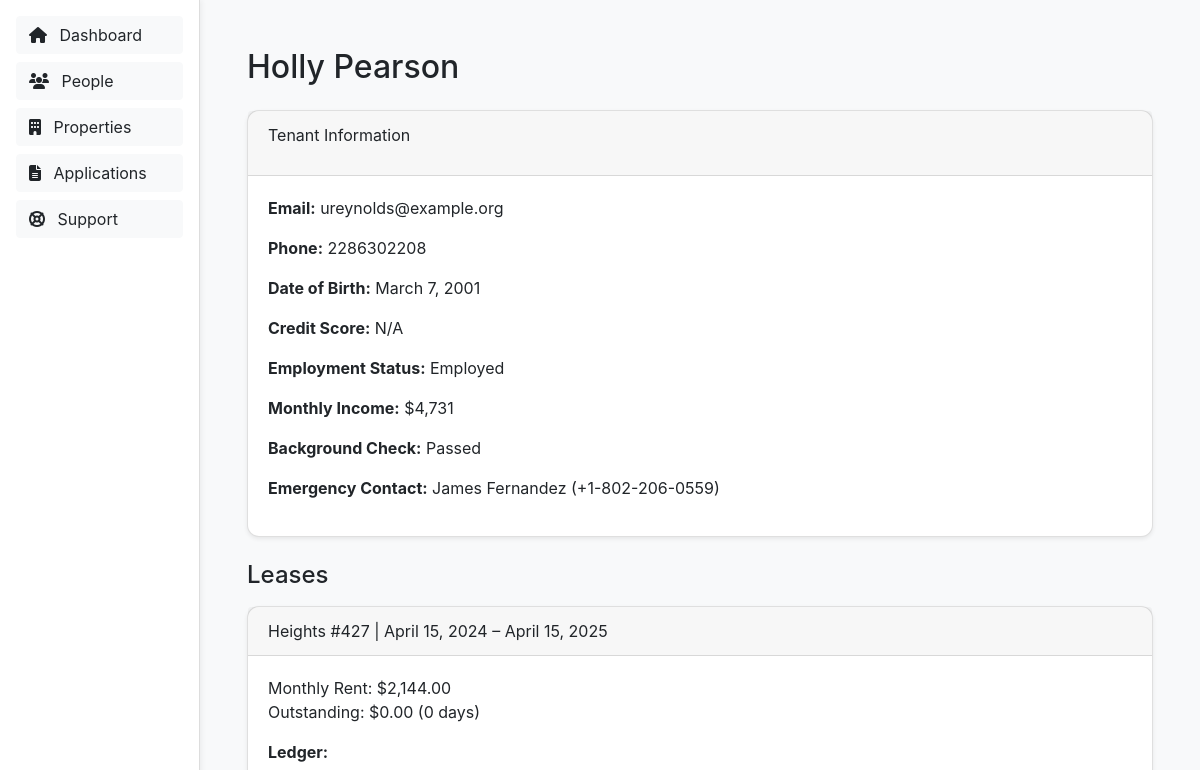
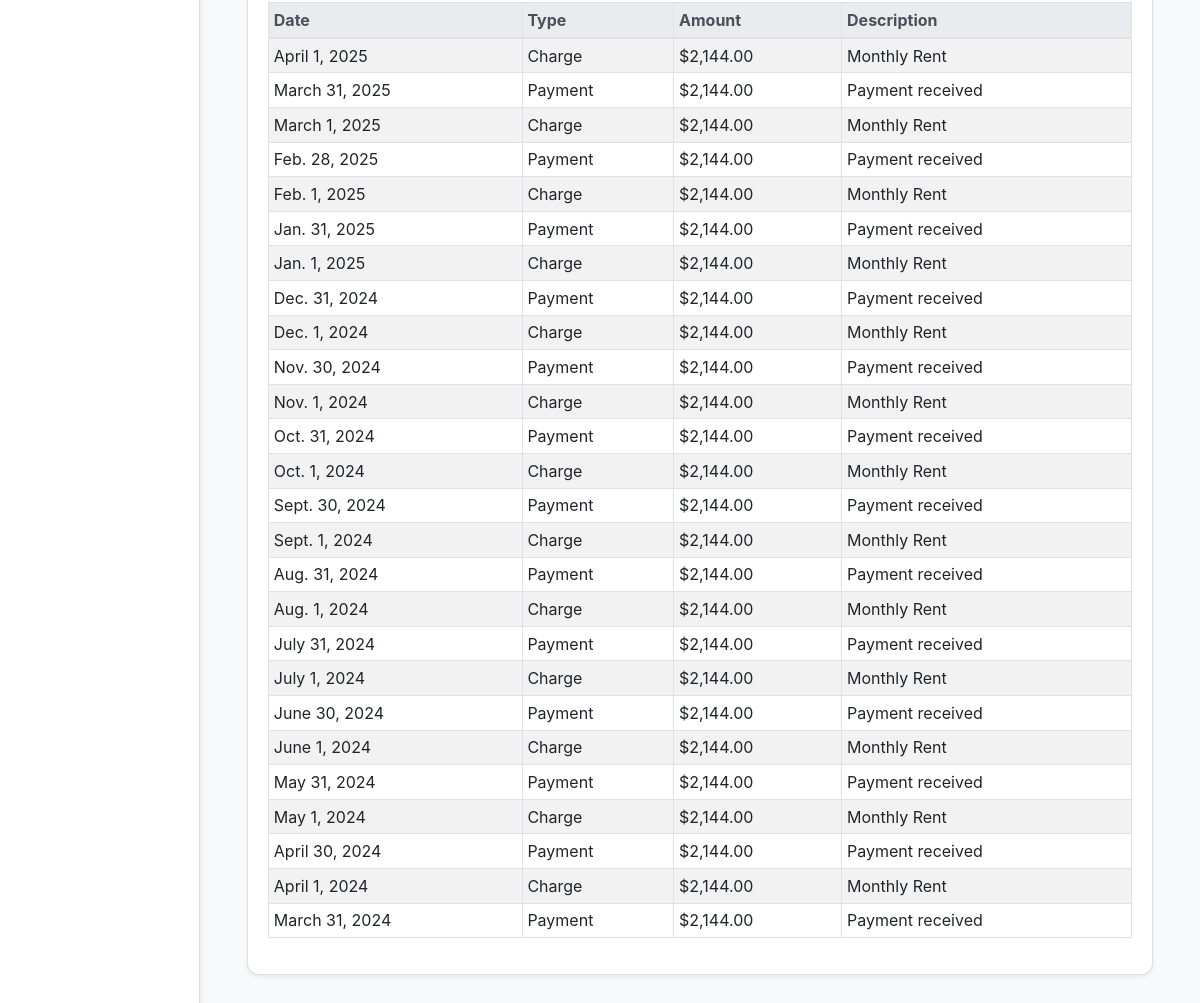
/people/8502/, run on the app's committed database (2 pictures, top to bottom).
### rentals/models.py (models this page shows, shortened)
class Tenant(models.Model):
    name = models.CharField(max_length=100)
    email = models.EmailField()
    phone = models.CharField(max_length=20, blank=True)
    date_of_birth = models.DateField(null=True, blank=True)
    credit_score = models.IntegerField(null=True, blank=True)
    employment_status = models.BooleanField(default=False)
    monthly_income = models.DecimalField(max_digits=10, decimal_places=2, null=True, blank=True)
    background_check_passed = models.BooleanField(default=False)
    emergency_contact_name = models.CharField(max_length=100, blank=True)
    emergency_contact_phone = models.CharField(max_length=20, blank=True)
    notes = models.TextField(blank=True)

class Lease(models.Model):
    unit = models.ForeignKey(Unit, on_delete=models.CASCADE)
    tenant = models.ForeignKey(Tenant, on_delete=models.CASCADE)
    start_date = models.DateField()
    end_date = models.DateField()
    monthly_rent = models.DecimalField(max_digits=8, decimal_places=2, default=0)
    outstanding_balance = models.DecimalField(max_digits=10, decimal_places=2, default=0)
    outstanding_balance_age_days = models.IntegerField(default=0)

class Unit(models.Model):
    name = models.CharField(max_length=100)
    number = models.CharField(max_length=100)
    property = models.ForeignKey(Property, on_delete=models.SET_NULL, null=True, blank=True)
    monthly_rent = models.DecimalField(max_digits=8, decimal_places=2, default=0)
    is_occupied = models.BooleanField(default=False)

class Property(models.Model):
    name = models.CharField(max_length=100)
    address = models.CharField(max_length=200)

class Charge(models.Model):
    lease = models.ForeignKey(Lease, related_name='charges', on_delete=models.CASCADE)
    description = models.CharField(max_length=255, default='Monthly Rent')
    amount = models.DecimalField(max_digits=8, decimal_places=2)
    due_date = models.DateField()

class Payment(models.Model):
    lease = models.ForeignKey(Lease, related_name='payments', on_delete=models.CASCADE)
    amount = models.DecimalField(max_digits=8, decimal_places=2)
    date = models.DateField(default=timezone.now)

### rentals/views.py (the view)
# urls.py: path('people/<int:tenant_id>/', views.person_detail, name='person_detail'),
def person_detail(request, tenant_id):
    tenant = get_object_or_404(
        Tenant.objects.prefetch_related(
            Prefetch('lease_set', queryset=Lease.objects.select_related('unit__property').prefetch_related('payments', 'charges'))
        ),
        pk=tenant_id
    )
    for lease in tenant.lease_set.all():
        transactions = []
        for charge in lease.charges.all():
            transactions.append({
                'type': 'Charge',
                'amount': charge.amount,
                'date': charge.due_date,
                'description': charge.description or '',
            })
        for payment in lease.payments.all():
            transactions.append({
                'type': 'Payment',
                'amount': payment.amount,
                'date': payment.date,
                'description': f'Payment received',
            })
        lease.ledger = sorted(transactions, key=lambda x: x['date'], reverse=True)
    context = {
        'tenant': tenant
    }
    return render(request, 'rentals/person_detail.html', context)

### rentals/templates/rentals/person_detail.html (shortened to what this page needs)
{% load humanize %}
<!DOCTYPE html>
<html>
<head>
    <link rel="stylesheet" href="https://stackpath.bootstrapcdn.com/bootstrap/4.5.2/css/bootstrap.min.css">
    <link rel="stylesheet" href="https://cdnjs.cloudflare.com/ajax/libs/font-awesome/6.5.0/css/all.min.css">
</head>
<body>
    <div id="sidebar">
        <a href="{% url 'dashboard' %}" class="btn btn-light mb-2"><i class="fas fa-home mr-2"></i> Dashboard</a>
        <a href="{% url 'people' %}" class="btn btn-light mb-2"><i class="fas fa-users mr-2"></i> People</a>
        <a href="{% url 'properties' %}" class="btn btn-light mb-2"><i class="fas fa-building mr-2"></i> Properties</a>
        <button class="btn btn-light mb-2"><i class="fas fa-file-alt mr-2"></i> Applications</button>
        <button class="btn btn-light mb-2"><i class="fas fa-life-ring mr-2"></i> Support</button>
    </div>
    <div class="container-fluid">
        <h2 class="mt-3 mb-4">{{ tenant.name }}</h2>
        <div class="card shadow-sm mb-4">
            <div class="card-header">
                <p>Tenant Information</p>
            </div>
            <div class="card-body">
                <p><strong>Email:</strong> {{ tenant.email }}</p>
                <p><strong>Phone:</strong> {{ tenant.phone }}</p>
                <p><strong>Date of Birth:</strong> {{ tenant.date_of_birth|default:"N/A" }}</p>
                <p><strong>Credit Score:</strong> {{ tenant.credit_score|default:"N/A" }}</p>
                <p><strong>Employment Status:</strong>
                    {% if tenant.employment_status %}Employed{% else %}Unemployed{% endif %}
                </p>
                <p><strong>Monthly Income:</strong>
                    {% if tenant.monthly_income %}
                        ${{ tenant.monthly_income|floatformat:0|intcomma }}
                    {% else %}
                        N/A
                    {% endif %}
                </p>
                <p><strong>Background Check:</strong>
                    {% if tenant.background_check_passed %}Passed{% else %}Failed{% endif %}
                </p>
                <p><strong>Emergency Contact:</strong>
                    {{ tenant.emergency_contact_name|default:"N/A" }} ({{ tenant.emergency_contact_phone|default:"N/A" }})
                </p>
            </div>
        </div>
        <h4 class="mb-3">Leases</h4>
        {% for lease in tenant.lease_set.all %}
        <div class="card mb-3 shadow-sm">
            <div class="card-header">
                {{ lease.unit.property.name }} #{{ lease.unit.number }} | {{ lease.start_date }} – {{ lease.end_date }}
            </div>
            <div class="card-body">
                <p>Monthly Rent: ${{ lease.monthly_rent|floatformat:2|intcomma }}<br>
                    Outstanding: ${{ lease.outstanding_balance|floatformat:2|intcomma }} ({{ lease.outstanding_balance_age_days }} days)</p>
                <strong>Ledger:</strong>
                <table class="table table-sm table-striped table-bordered mt-2">
                    <thead class="thead-light">
                        <tr>
                            <th>Date</th>
                            <th>Type</th>
                            <th>Amount</th>
                            <th>Description</th>
                        </tr>
                    </thead>
                    <tbody>
                        {% if lease.ledger %}
                            {% for entry in lease.ledger %}
                            <tr>
                                <td>{{ entry.date }}</td>
                                <td>{{ entry.type }}</td>
                                <td>${{ entry.amount|floatformat:2|intcomma }}</td>
                                <td>{{ entry.description }}</td>
                            </tr>
                            {% endfor %}
                        {% else %}
                            <tr>
                                <td colspan="4">No transactions yet</td>
                            </tr>
                        {% endif %}
                    </tbody>
                </table>
            </div>
        </div>
        {% empty %}
            <p class="text-muted">This tenant has no leases.</p>
        {% endfor %}
    </div>
</body>
</html>

### rentals/templates/rentals/person_detail.html (style rules this page uses)
body { padding: 2rem; background-color: #f8f9fa; margin-left: 200px; }
a { color: black; }
.card { border-radius: 0.75rem; }
#sidebar { position: fixed; top: 0; left: 0; width: 200px; height: 100%; background-color: #ffffff; border-right: 1px solid #ddd; padding: 1rem; box-shadow: 2px 0 5px rgba(0, 0, 0, 0.05); z-index: 1050; overflow-y: auto; }
#sidebar .btn { background-color: #f8f9fa; border-radius: 4px; margin-bottom: 0.5rem; width: 100%; text-align: left; }

### data on the page
Tenant: name "Holly Pearson", email "ureynolds@example.org", phone "2286302208", date_of_birth "March 7, 2001", credit_score "N/A", monthly_income "4,731", emergency_contact_name "James Fernandez", emergency_contact_phone "+1-802-206-0559"
Lease: unit.property.name "Heights", unit.number "427", start_date "April 15, 2024", end_date "April 15, 2025", monthly_rent "2,144.00", outstanding_balance "0.00", outstanding_balance_age_days "0", type "Charge" "Payment" "Charge" "Payment" "Charge" "Payment" "Charge" "Payment" "Charge" "Payment" "Charge" "Payment" "Charge" "Payment" "Charge" "Payment" "Charge" "Payment" "Charge" "Payment" "Charge" "Payment" "Charge" "Payment" "Charge" "Payment", description "Payment received" "Payment received" "Payment received" "Payment received" "Payment received" "Payment received" "Payment received" "Payment received" "Payment received" "Payment received" "Payment received" "Payment received" "Payment received"
Charge: date "April 1, 2025", amount "2,144.00", description "Monthly Rent"
Payment: date "March 31, 2025", amount "2,144.00"
Charge: date "March 1, 2025", amount "2,144.00", description "Monthly Rent"
Payment: date "Feb. 28, 2025", amount "2,144.00"
Charge: date "Feb. 1, 2025", amount "2,144.00", description "Monthly Rent"
Payment: date "Jan. 31, 2025", amount "2,144.00"
Charge: date "Jan. 1, 2025", amount "2,144.00", description "Monthly Rent"
Payment: date "Dec. 31, 2024", amount "2,144.00"
Charge: date "Dec. 1, 2024", amount "2,144.00", description "Monthly Rent"
Payment: date "Nov. 30, 2024", amount "2,144.00"
Charge: date "Nov. 1, 2024", amount "2,144.00", description "Monthly Rent"
Payment: date "Oct. 31, 2024", amount "2,144.00"
Charge: date "Oct. 1, 2024", amount "2,144.00", description "Monthly Rent"
Payment: date "Sept. 30, 2024", amount "2,144.00"
Charge: date "Sept. 1, 2024", amount "2,144.00", description "Monthly Rent"
Payment: date "Aug. 31, 2024", amount "2,144.00"
Charge: date "Aug. 1, 2024", amount "2,144.00", description "Monthly Rent"
Payment: date "July 31, 2024", amount "2,144.00"
Charge: date "July 1, 2024", amount "2,144.00", description "Monthly Rent"
Payment: date "June 30, 2024", amount "2,144.00"
Charge: date "June 1, 2024", amount "2,144.00", description "Monthly Rent"
Payment: date "May 31, 2024", amount "2,144.00"
Charge: date "May 1, 2024", amount "2,144.00", description "Monthly Rent"
Payment: date "April 30, 2024", amount "2,144.00"
Charge: date "April 1, 2024", amount "2,144.00", description "Monthly Rent"
Payment: date "March 31, 2024", amount "2,144.00"
